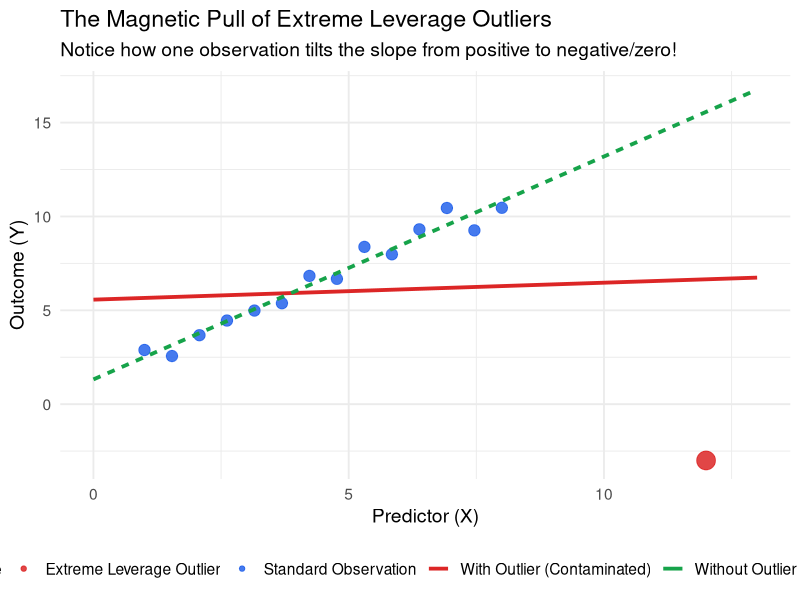
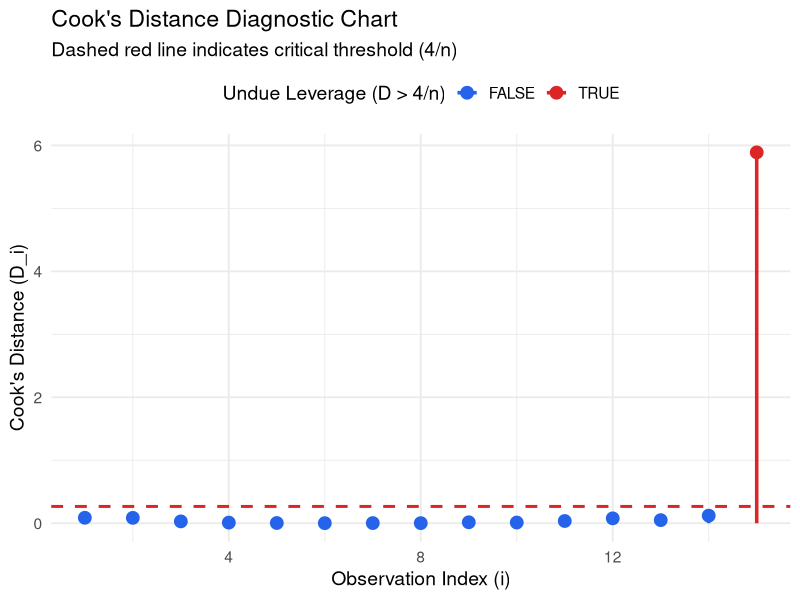

Reproduce these figures in R, in order.
## ---- chunk 1
knitr::opts_chunk$set(echo = TRUE, warning = FALSE, message = FALSE, fig.width = 8, fig.height = 5)
library(ggplot2)
library(dplyr)
library(broom)

set.seed(42)
theme_set(theme_minimal(base_size = 14))
## ---- chunk 2
n_clean <- 14
x_clean <- seq(1, 8, length.out = n_clean)
y_clean <- 1.0 + 1.2 * x_clean + rnorm(n_clean, mean = 0, sd = 0.5)

# Add extreme outlier
df <- tibble(
  id = 1:(n_clean + 1),
  x = c(x_clean, 12.0),
  y = c(y_clean, -3.0),
  type = c(rep("Standard Observation", n_clean), "Extreme Leverage Outlier")
)

# Fit OLS models
mod_clean <- lm(y ~ x, data = filter(df, type == "Standard Observation"))
mod_outlier <- lm(y ~ x, data = df)

cat("=== OLS Slopes Comparison ===\n")
cat("Clean Data Slope (True ~ 1.20):", round(coef(mod_clean)[2], 3), "\n")
cat("Outlier Contaminated Slope    :", round(coef(mod_outlier)[2], 3), "\n")
## ---- chunk 3
x_grid <- seq(0, 13, length.out = 100)
df_lines <- bind_rows(
  tibble(x = x_grid, y = predict(mod_clean, newdata = data.frame(x = x_grid)), model = "Without Outlier (Clean)"),
  tibble(x = x_grid, y = predict(mod_outlier, newdata = data.frame(x = x_grid)), model = "With Outlier (Contaminated)")
)

ggplot(df, aes(x = x, y = y)) +
  geom_point(aes(color = type, size = type), alpha = 0.85) +
  geom_line(data = df_lines, aes(x = x, y = y, linetype = model, color = model), linewidth = 1.3) +
  scale_color_manual(values = c("Standard Observation" = "#2563eb", "Extreme Leverage Outlier" = "#dc2626",
                                "Without Outlier (Clean)" = "#16a34a", "With Outlier (Contaminated)" = "#dc2626")) +
  scale_size_manual(values = c("Standard Observation" = 3.5, "Extreme Leverage Outlier" = 6)) +
  labs(
    title = "The Magnetic Pull of Extreme Leverage Outliers",
    subtitle = "Notice how one observation tilts the slope from positive to negative/zero!",
    x = "Predictor (X)",
    y = "Outcome (Y)"
  ) +
  theme(legend.position = "bottom")
## ---- chunk 4
df_aug <- augment(mod_outlier) %>%
  mutate(
    id = row_number(),
    threshold = 4 / n(),
    is_influential = .cooksd > threshold
  )

cat("Critical Cook's Distance Threshold (4/n):", round(4/nrow(df), 3), "\n\n")
print(select(df_aug, id, x, y, .hat, .cooksd, is_influential))
## ---- chunk 5
ggplot(df_aug, aes(x = id, y = .cooksd)) +
  geom_segment(aes(xend = id, yend = 0, color = is_influential), linewidth = 1.2) +
  geom_point(aes(color = is_influential), size = 4) +
  geom_hline(aes(yintercept = threshold), linetype = "dashed", color = "#dc2626", linewidth = 1) +
  scale_color_manual(values = c("FALSE" = "#2563eb", "TRUE" = "#dc2626"), name = "Undue Leverage (D > 4/n)") +
  labs(
    title = "Cook's Distance Diagnostic Chart",
    subtitle = "Dashed red line indicates critical threshold (4/n)",
    x = "Observation Index (i)",
    y = "Cook's Distance (D_i)"
  ) +
  theme(legend.position = "top")
